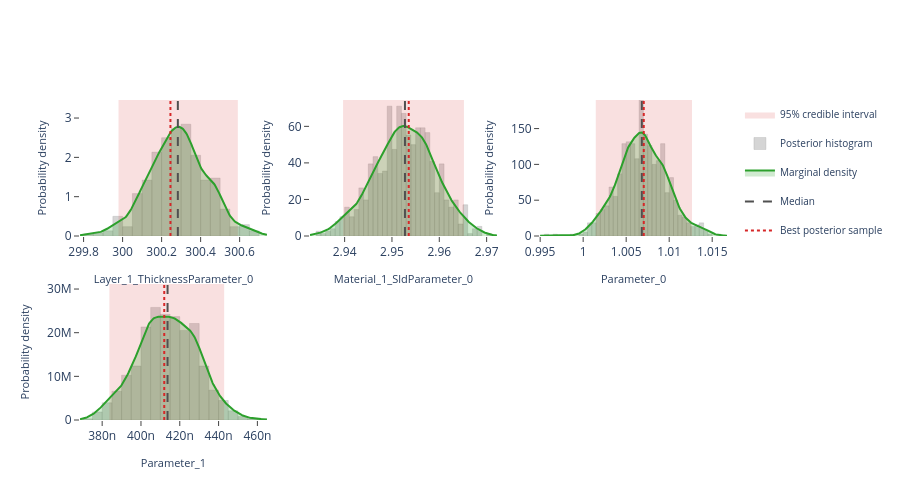

Notebook code for this chart:
### Markdown cell above
## Interactive posterior plots

The next three cells render the same Plotly figures that are shown on the
Bayesian Posterior tab of the EasyReflectometryApp:

* **Marginals** — per-parameter distribution: histogram + smooth KDE marginal,
  shaded 95% credible interval, and median / best-sample lines
  (`plot_distribution` or `posterior.distribution()`)
* **Corner plot** — pairwise marginals + 2-D contours + scatter (`plot_corner`)
* **Traces** — per-chain trace + marginal histogram (`plot_trace`)

The standalone helpers are called with ``return_figure=True`` so they return a
Plotly ``Figure`` that we render in the notebook with ``fig.show()``; the
``PosteriorResults`` methods return the figure directly.

### Code cell
# ---- Marginal posterior distributions ---------------------------------------
# One panel per free parameter, each overlaying the posterior histogram, a
# smooth Gaussian-KDE marginal, the shaded 95% credible interval, and the
# median / best-sample reference lines.  Mirrors the "Marginals" sub-tab in
# the EasyReflectometryApp.

# The PosteriorResults method passes ``logp`` through automatically so the
# best posterior sample (MAP) line is drawn:
fig = posterior.distribution()
fig.show()

# Standalone equivalent (pass ``logp`` to get the best-sample line):
# fig = plot_distribution(
#     posterior.draws,
#     posterior.param_names,
#     logp=posterior.logp,
#     return_figure=True,
# )
# fig.show()

### Figure 1 — Plotly figure (JSON) as saved in the notebook; plotly's stock layout.template omitted (floating-point values rounded to 4 significant figures; data arrays with more than 128 entries replaced by an {"elided": "..."} marker saying what was removed)
{"data": [{"fill": "toself", "fillcolor": "rgba(214, 39, 40, 0.14)", "hoverinfo": "skip", "legendgroup": "95% credible interval", "line": {"color": "rgba(214, 39, 40, 0.14)", "width": 0}, "mode": "lines", "name": "95% credible interval", "showlegend": true, "type": "scatter", "x": [300.0, 300.6, 300.6, 300.0, 300.0], "xaxis": "x", "y": [0.0, 0.0, 3.459, 3.459, 0.0], "yaxis": "y"}, {"histnorm": "probability density", "hovertemplate": "sample=%{x:.4f}<br>density: %{y:.2f}<extra></extra>", "legendgroup": "histogram", "marker": {"color": "rgba(120, 120, 120, 0.38)", "line": {"color": "rgba(120, 120, 120, 0.24)", "width": 1}}, "name": "Posterior histogram", "nbinsx": 40, "opacity": 0.82, "showlegend": true, "type": "histogram", "x": {"elided": "760 float values"}, "xaxis": "x", "yaxis": "y"}, {"fill": "tozeroy", "fillcolor": "rgba(44, 160, 44, 0.22)", "hovertemplate": "Layer_1_ThicknessParameter_0: %{x:.4f}<br>density: %{y:.4f}<extra></extra>", "legendgroup": "marginal", "line": {"color": "rgb(44, 160, 44)", "width": 2}, "mode": "lines", "name": "Marginal density", "showlegend": true, "type": "scatter", "x": {"elided": "256 float values"}, "xaxis": "x", "y": {"elided": "256 float values"}, "yaxis": "y"}, {"hovertemplate": "Median: %{x:.4f}<extra></extra>", "legendgroup": "Median", "line": {"color": "rgb(80, 80, 80)", "dash": "dash", "width": 2}, "mode": "lines", "name": "Median", "showlegend": true, "type": "scatter", "x": [300.3, 300.3], "xaxis": "x", "y": [0.0, 3.459], "yaxis": "y"}, {"hovertemplate": "Best posterior sample: %{x:.4f}<extra></extra>", "legendgroup": "Best posterior sample", "line": {"color": "rgb(214, 39, 40)", "dash": "dot", "width": 2}, "mode": "lines", "name": "Best posterior sample", "showlegend": true, "type": "scatter", "x": [300.2, 300.2], "xaxis": "x", "y": [0.0, 3.459], "yaxis": "y"}, {"fill": "toself", "fillcolor": "rgba(214, 39, 40, 0.14)", "hoverinfo": "skip", "legendgroup": "95% credible interval", "line": {"color": "rgba(214, 39, 40, 0.14)", "width": 0}, "mode": "lines", "name": "95% credible interval", "showlegend": false, "type": "scatter", "x": [2.94, 2.965, 2.965, 2.94, 2.94], "xaxis": "x2", "y": [0.0, 0.0, 74.42, 74.42, 0.0], "yaxis": "y2"}, {"histnorm": "probability density", "hovertemplate": "sample=%{x:.4f}<br>density: %{y:.2f}<extra></extra>", "legendgroup": "histogram", "marker": {"color": "rgba(120, 120, 120, 0.38)", "line": {"color": "rgba(120, 120, 120, 0.24)", "width": 1}}, "name": "Posterior histogram", "nbinsx": 40, "opacity": 0.82, "showlegend": false, "type": "histogram", "x": {"elided": "760 float values"}, "xaxis": "x2", "yaxis": "y2"}, {"fill": "tozeroy", "fillcolor": "rgba(44, 160, 44, 0.22)", "hovertemplate": "Material_1_SldParameter_0: %{x:.4f}<br>density: %{y:.4f}<extra></extra>", "legendgroup": "marginal", "line": {"color": "rgb(44, 160, 44)", "width": 2}, "mode": "lines", "name": "Marginal density", "showlegend": false, "type": "scatter", "x": {"elided": "256 float values"}, "xaxis": "x2", "y": {"elided": "256 float values"}, "yaxis": "y2"}, {"hovertemplate": "Median: %{x:.4f}<extra></extra>", "legendgroup": "Median", "line": {"color": "rgb(80, 80, 80)", "dash": "dash", "width": 2}, "mode": "lines", "name": "Median", "showlegend": false, "type": "scatter", "x": [2.953, 2.953], "xaxis": "x2", "y": [0.0, 74.42], "yaxis": "y2"}, {"hovertemplate": "Best posterior sample: %{x:.4f}<extra></extra>", "legendgroup": "Best posterior sample", "line": {"color": "rgb(214, 39, 40)", "dash": "dot", "width": 2}, "mode": "lines", "name": "Best posterior sample", "showlegend": false, "type": "scatter", "x": [2.954, 2.954], "xaxis": "x2", "y": [0.0, 74.42], "yaxis": "y2"}, {"fill": "toself", "fillcolor": "rgba(214, 39, 40, 0.14)", "hoverinfo": "skip", "legendgroup": "95% credible interval", "line": {"color": "rgba(214, 39, 40, 0.14)", "width": 0}, "mode": "lines", "name": "95% credible interval", "showlegend": false, "type": "scatter", "x": [1.001, 1.013, 1.013, 1.001, 1.001], "xaxis": "x3", "y": [0.0, 0.0, 189.9, 189.9, 0.0], "yaxis": "y3"}, {"histnorm": "probability density", "hovertemplate": "sample=%{x:.4f}<br>density: %{y:.2f}<extra></extra>", "legendgroup": "histogram", "marker": {"color": "rgba(120, 120, 120, 0.38)", "line": {"color": "rgba(120, 120, 120, 0.24)", "width": 1}}, "name": "Posterior histogram", "nbinsx": 40, "opacity": 0.82, "showlegend": false, "type": "histogram", "x": {"elided": "760 float values"}, "xaxis": "x3", "yaxis": "y3"}, {"fill": "tozeroy", "fillcolor": "rgba(44, 160, 44, 0.22)", "hovertemplate": "Parameter_0: %{x:.4f}<br>density: %{y:.4f}<extra></extra>", "legendgroup": "marginal", "line": {"color": "rgb(44, 160, 44)", "width": 2}, "mode": "lines", "name": "Marginal density", "showlegend": false, "type": "scatter", "x": {"elided": "256 float values"}, "xaxis": "x3", "y": {"elided": "256 float values"}, "yaxis": "y3"}, {"hovertemplate": "Median: %{x:.4f}<extra></extra>", "legendgroup": "Median", "line": {"color": "rgb(80, 80, 80)", "dash": "dash", "width": 2}, "mode": "lines", "name": "Median", "showlegend": false, "type": "scatter", "x": [1.007, 1.007], "xaxis": "x3", "y": [0.0, 189.9], "yaxis": "y3"}, {"hovertemplate": "Best posterior sample: %{x:.4f}<extra></extra>", "legendgroup": "Best posterior sample", "line": {"color": "rgb(214, 39, 40)", "dash": "dot", "width": 2}, "mode": "lines", "name": "Best posterior sample", "showlegend": false, "type": "scatter", "x": [1.007, 1.007], "xaxis": "x3", "y": [0.0, 189.9], "yaxis": "y3"}, {"fill": "toself", "fillcolor": "rgba(214, 39, 40, 0.14)", "hoverinfo": "skip", "legendgroup": "95% credible interval", "line": {"color": "rgba(214, 39, 40, 0.14)", "width": 0}, "mode": "lines", "name": "95% credible interval", "showlegend": false, "type": "scatter", "x": [3.837e-07, 4.429e-07, 4.429e-07, 3.837e-07, 3.837e-07], "xaxis": "x4", "y": [0.0, 0.0, 31150000.0, 31150000.0, 0.0], "yaxis": "y4"}, {"histnorm": "probability density", "hovertemplate": "sample=%{x:.4f}<br>density: %{y:.2f}<extra></extra>", "legendgroup": "histogram", "marker": {"color": "rgba(120, 120, 120, 0.38)", "line": {"color": "rgba(120, 120, 120, 0.24)", "width": 1}}, "name": "Posterior histogram", "nbinsx": 40, "opacity": 0.82, "showlegend": false, "type": "histogram", "x": {"elided": "760 float values"}, "xaxis": "x4", "yaxis": "y4"}, {"fill": "tozeroy", "fillcolor": "rgba(44, 160, 44, 0.22)", "hovertemplate": "Parameter_1: %{x:.4f}<br>density: %{y:.4f}<extra></extra>", "legendgroup": "marginal", "line": {"color": "rgb(44, 160, 44)", "width": 2}, "mode": "lines", "name": "Marginal density", "showlegend": false, "type": "scatter", "x": {"elided": "256 float values"}, "xaxis": "x4", "y": {"elided": "256 float values"}, "yaxis": "y4"}, {"hovertemplate": "Median: %{x:.4f}<extra></extra>", "legendgroup": "Median", "line": {"color": "rgb(80, 80, 80)", "dash": "dash", "width": 2}, "mode": "lines", "name": "Median", "showlegend": false, "type": "scatter", "x": [4.137e-07, 4.137e-07], "xaxis": "x4", "y": [0.0, 31150000.0], "yaxis": "y4"}, {"hovertemplate": "Best posterior sample: %{x:.4f}<extra></extra>", "legendgroup": "Best posterior sample", "line": {"color": "rgb(214, 39, 40)", "dash": "dot", "width": 2}, "mode": "lines", "name": "Best posterior sample", "showlegend": false, "type": "scatter", "x": [4.12e-07, 4.12e-07], "xaxis": "x4", "y": [0.0, 31150000.0], "yaxis": "y4"}], "layout": {"barmode": "overlay", "height": 500, "legend": {"font": {"size": 10}}, "plot_bgcolor": "white", "showlegend": true, "xaxis": {"anchor": "y", "domain": [0.0, 0.2889], "range": [299.8, 300.7], "showgrid": false, "ticks": "outside", "title": {"font": {"size": 11}, "text": "Layer_1_ThicknessParameter_0"}, "zeroline": false}, "xaxis2": {"anchor": "y2", "domain": [0.3556, 0.6444], "range": [2.933, 2.972], "showgrid": false, "ticks": "outside", "title": {"font": {"size": 11}, "text": "Material_1_SldParameter_0"}, "zeroline": false}, "xaxis3": {"anchor": "y3", "domain": [0.7111, 1.0], "range": [0.995, 1.017], "showgrid": false, "ticks": "outside", "title": {"font": {"size": 11}, "text": "Parameter_0"}, "zeroline": false}, "xaxis4": {"anchor": "y4", "domain": [0.0, 0.2889], "range": [3.686e-07, 4.649e-07], "showgrid": false, "ticks": "outside", "title": {"font": {"size": 11}, "text": "Parameter_1"}, "zeroline": false}, "xaxis5": {"anchor": "y5", "domain": [0.3556, 0.6444], "showgrid": false, "ticks": "outside", "zeroline": false}, "xaxis6": {"anchor": "y6", "domain": [0.7111, 1.0], "showgrid": false, "ticks": "outside", "zeroline": false}, "yaxis": {"anchor": "x", "domain": [0.575, 1.0], "range": [0.0, 3.459], "showgrid": false, "ticks": "outside", "title": {"font": {"size": 11}, "text": "Probability density"}, "zeroline": false}, "yaxis2": {"anchor": "x2", "domain": [0.575, 1.0], "range": [0.0, 74.42], "showgrid": false, "ticks": "outside", "title": {"font": {"size": 11}, "text": "Probability density"}, "zeroline": false}, "yaxis3": {"anchor": "x3", "domain": [0.575, 1.0], "range": [0.0, 189.9], "showgrid": false, "ticks": "outside", "title": {"font": {"size": 11}, "text": "Probability density"}, "zeroline": false}, "yaxis4": {"anchor": "x4", "domain": [0.0, 0.425], "range": [0.0, 31150000.0], "showgrid": false, "ticks": "outside", "title": {"font": {"size": 11}, "text": "Probability density"}, "zeroline": false}, "yaxis5": {"anchor": "x5", "domain": [0.0, 0.425], "showgrid": false, "ticks": "outside", "zeroline": false}, "yaxis6": {"anchor": "x6", "domain": [0.0, 0.425], "showgrid": false, "ticks": "outside", "zeroline": false}}}
